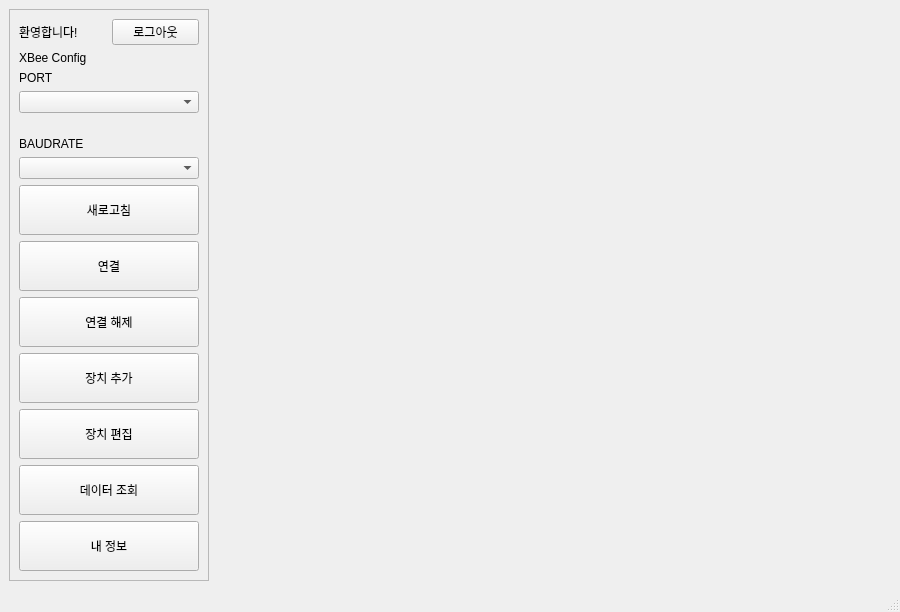
<?xml version="1.0" encoding="UTF-8"?>
<ui version="4.0">
 <class>MainWindow</class>
 <widget class="QMainWindow" name="MainWindow">
  <property name="geometry">
   <rect>
    <x>0</x>
    <y>0</y>
    <width>900</width>
    <height>600</height>
   </rect>
  </property>
  <property name="windowTitle">
   <string>XBee 관리 시스템</string>
  </property>
  <widget class="QWidget" name="centralwidget">
   <layout class="QHBoxLayout" name="mainLayout">
    <item>
     <widget class="QFrame" name="sidebar">
      <property name="minimumSize">
       <size>
        <width>200</width>
        <height>0</height>
       </size>
      </property>
      <property name="frameShape">
       <enum>QFrame::StyledPanel</enum>
      </property>
      <layout class="QVBoxLayout" name="sidebarLayout">
       <item>
        <layout class="QHBoxLayout" name="userLayout">
         <item>
          <widget class="QLabel" name="label_welcome">
           <property name="text">
            <string>환영합니다!</string>
           </property>
          </widget>
         </item>
         <item>
          <widget class="QPushButton" name="logout_button">
           <property name="text">
            <string>로그아웃</string>
           </property>
          </widget>
         </item>
        </layout>
       </item>
       <item>
        <widget class="QLabel" name="logoLabel">
         <property name="text">
          <string>XBee Config</string>
         </property>
        </widget>
       </item>
       <item>
        <widget class="QLabel" name="label_port">
         <property name="text">
          <string>PORT</string>
         </property>
        </widget>
       </item>
       <item>
        <widget class="QComboBox" name="comboBox_port"/>
       </item>
       <item>
        <widget class="QLabel" name="label_status">
         <property name="minimumSize">
          <size>
           <width>12</width>
           <height>12</height>
          </size>
         </property>
         <property name="maximumSize">
          <size>
           <width>12</width>
           <height>12</height>
          </size>
         </property>
         <property name="text">
          <string/>
         </property>
        </widget>
       </item>
       <item>
        <widget class="QLabel" name="label_baudrate">
         <property name="text">
          <string>BAUDRATE</string>
         </property>
        </widget>
       </item>
       <item>
        <widget class="QComboBox" name="comboBox_baudrate_main"/>
       </item>
       <item>
        <widget class="QPushButton" name="main_refresh_button">
         <property name="minimumSize">
          <size>
           <width>180</width>
           <height>50</height>
          </size>
         </property>
         <property name="text">
          <string>새로고침</string>
         </property>
        </widget>
       </item>
       <item>
        <widget class="QPushButton" name="main_connect_button">
         <property name="minimumSize">
          <size>
           <width>180</width>
           <height>50</height>
          </size>
         </property>
         <property name="text">
          <string>연결</string>
         </property>
        </widget>
       </item>
       <item>
        <widget class="QPushButton" name="disconnect_port_button">
         <property name="minimumSize">
          <size>
           <width>180</width>
           <height>50</height>
          </size>
         </property>
         <property name="text">
          <string>연결 해제</string>
         </property>
        </widget>
       </item>
       <item>
        <widget class="QPushButton" name="xbee_add_button">
         <property name="minimumSize">
          <size>
           <width>180</width>
           <height>50</height>
          </size>
         </property>
         <property name="text">
          <string>장치 추가</string>
         </property>
        </widget>
       </item>
       <item>
        <widget class="QPushButton" name="xbee_edit_button">
         <property name="minimumSize">
          <size>
           <width>180</width>
           <height>50</height>
          </size>
         </property>
         <property name="text">
          <string>장치 편집</string>
         </property>
        </widget>
       </item>
       <item>
        <widget class="QPushButton" name="backup_button">
         <property name="minimumSize">
          <size>
           <width>180</width>
           <height>50</height>
          </size>
         </property>
         <property name="text">
          <string>데이터 조회</string>
         </property>
        </widget>
       </item>
       <item>
        <widget class="QPushButton" name="profile_button">
         <property name="minimumSize">
          <size>
           <width>180</width>
           <height>50</height>
          </size>
         </property>
         <property name="text">
          <string>내 정보</string>
         </property>
        </widget>
       </item>
      </layout>
     </widget>
    </item>
    <item>
     <layout class="QVBoxLayout" name="rightLayout">
      <item>
       <layout class="QHBoxLayout" name="headerLayout">
        <item>
         <spacer name="horizontalSpacer">
          <property name="orientation">
           <enum>Qt::Horizontal</enum>
          </property>
          <property name="sizeHint" stdset="0">
           <size>
            <width>40</width>
            <height>20</height>
           </size>
          </property>
         </spacer>
        </item>
       </layout>
      </item>
      <item>
       <layout class="QVBoxLayout" name="verticalLayout_device_area"/>
      </item>
     </layout>
    </item>
   </layout>
  </widget>
  <widget class="QMenuBar" name="menubar">
   <property name="geometry">
    <rect>
     <x>0</x>
     <y>0</y>
     <width>900</width>
     <height>18</height>
    </rect>
   </property>
  </widget>
  <widget class="QStatusBar" name="statusbar"/>
 </widget>
 <resources/>
 <connections/>
</ui>
